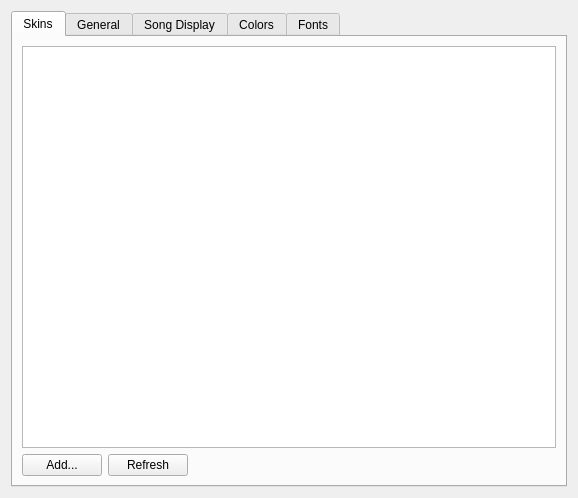
<?xml version="1.0" encoding="UTF-8"?>
<ui version="4.0">
 <class>SkinnedSettings</class>
 <widget class="QWidget" name="SkinnedSettings">
  <property name="geometry">
   <rect>
    <x>0</x>
    <y>0</y>
    <width>578</width>
    <height>498</height>
   </rect>
  </property>
  <property name="windowTitle">
   <string notr="true">Form</string>
  </property>
  <layout class="QGridLayout" name="gridLayout_3">
   <item row="0" column="0">
    <widget class="QTabWidget" name="tabWidget">
     <property name="currentIndex">
      <number>0</number>
     </property>
     <widget class="QWidget" name="tab_4">
      <attribute name="title">
       <string>Skins</string>
      </attribute>
      <layout class="QGridLayout" name="gridLayout_66">
       <item row="0" column="0" colspan="4">
        <widget class="QListWidget" name="listWidget">
         <property name="alternatingRowColors">
          <bool>true</bool>
         </property>
         <property name="movement">
          <enum>QListView::Static</enum>
         </property>
         <property name="flow">
          <enum>QListView::TopToBottom</enum>
         </property>
         <property name="viewMode">
          <enum>QListView::ListMode</enum>
         </property>
         <property name="modelColumn">
          <number>0</number>
         </property>
        </widget>
       </item>
       <item row="1" column="0" colspan="2">
        <widget class="QPushButton" name="skinInstallButton">
         <property name="minimumSize">
          <size>
           <width>0</width>
           <height>0</height>
          </size>
         </property>
         <property name="text">
          <string>Add...</string>
         </property>
         <property name="icon">
          <iconset theme="list-add">
           <normaloff>.</normaloff>.</iconset>
         </property>
        </widget>
       </item>
       <item row="1" column="2">
        <widget class="QPushButton" name="skinReloadButton">
         <property name="minimumSize">
          <size>
           <width>0</width>
           <height>0</height>
          </size>
         </property>
         <property name="text">
          <string>Refresh</string>
         </property>
         <property name="icon">
          <iconset theme="view-refresh">
           <normaloff>.</normaloff>.</iconset>
         </property>
        </widget>
       </item>
       <item row="1" column="3">
        <spacer name="horizontalSpacer">
         <property name="orientation">
          <enum>Qt::Horizontal</enum>
         </property>
         <property name="sizeHint" stdset="0">
          <size>
           <width>40</width>
           <height>20</height>
          </size>
         </property>
        </spacer>
       </item>
      </layout>
     </widget>
     <widget class="QWidget" name="tab">
      <attribute name="title">
       <string>General</string>
      </attribute>
      <layout class="QVBoxLayout" name="verticalLayout">
       <item>
        <widget class="QGroupBox" name="groupBox">
         <property name="title">
          <string>Main Window</string>
         </property>
         <layout class="QGridLayout" name="gridLayout">
          <item row="0" column="0" rowspan="2" colspan="2">
           <widget class="QCheckBox" name="hideOnCloseCheckBox">
            <property name="text">
             <string>Hide on close</string>
            </property>
           </widget>
          </item>
          <item row="0" column="2" rowspan="2">
           <widget class="QCheckBox" name="hiddenCheckBox">
            <property name="text">
             <string>Start hidden</string>
            </property>
           </widget>
          </item>
          <item row="2" column="0" colspan="3">
           <widget class="QCheckBox" name="skinCursorsCheckBox">
            <property name="text">
             <string>Use skin cursors</string>
            </property>
           </widget>
          </item>
          <item row="3" column="0" colspan="3">
           <layout class="QHBoxLayout" name="horizontalLayout">
            <item>
             <widget class="QLabel" name="label_6">
              <property name="text">
               <string>Window title format:</string>
              </property>
             </widget>
            </item>
            <item>
             <widget class="QLineEdit" name="windowTitleLineEdit"/>
            </item>
            <item>
             <widget class="QToolButton" name="windowTitleButton">
              <property name="text">
               <string>...</string>
              </property>
             </widget>
            </item>
           </layout>
          </item>
         </layout>
        </widget>
       </item>
       <item>
        <widget class="QGroupBox" name="groupBox_7">
         <property name="title">
          <string>Transparency</string>
         </property>
         <layout class="QGridLayout" name="gridLayout_4">
          <item row="0" column="0">
           <widget class="QLabel" name="label_3">
            <property name="text">
             <string>Main window</string>
            </property>
           </widget>
          </item>
          <item row="0" column="1">
           <widget class="QSlider" name="mwTransparencySlider">
            <property name="maximum">
             <number>90</number>
            </property>
            <property name="orientation">
             <enum>Qt::Horizontal</enum>
            </property>
           </widget>
          </item>
          <item row="0" column="2">
           <widget class="QLabel" name="mwTransparencyLabel">
            <property name="minimumSize">
             <size>
              <width>25</width>
              <height>0</height>
             </size>
            </property>
            <property name="text">
             <string>0</string>
            </property>
           </widget>
          </item>
          <item row="1" column="0">
           <widget class="QLabel" name="label_9">
            <property name="text">
             <string>Equalizer</string>
            </property>
           </widget>
          </item>
          <item row="1" column="1">
           <widget class="QSlider" name="eqTransparencySlider">
            <property name="maximum">
             <number>90</number>
            </property>
            <property name="orientation">
             <enum>Qt::Horizontal</enum>
            </property>
           </widget>
          </item>
          <item row="1" column="2">
           <widget class="QLabel" name="eqTransparencyLabel">
            <property name="text">
             <string>0</string>
            </property>
           </widget>
          </item>
          <item row="2" column="0">
           <widget class="QLabel" name="label_10">
            <property name="text">
             <string>Playlist</string>
            </property>
           </widget>
          </item>
          <item row="2" column="1">
           <widget class="QSlider" name="plTransparencySlider">
            <property name="maximum">
             <number>90</number>
            </property>
            <property name="orientation">
             <enum>Qt::Horizontal</enum>
            </property>
           </widget>
          </item>
          <item row="2" column="2">
           <widget class="QLabel" name="plTransparencyLabel">
            <property name="text">
             <string>0</string>
            </property>
           </widget>
          </item>
         </layout>
        </widget>
       </item>
       <item>
        <spacer name="verticalSpacer">
         <property name="orientation">
          <enum>Qt::Vertical</enum>
         </property>
         <property name="sizeHint" stdset="0">
          <size>
           <width>20</width>
           <height>40</height>
          </size>
         </property>
        </spacer>
       </item>
      </layout>
     </widget>
     <widget class="QWidget" name="tab_5">
      <attribute name="title">
       <string>Song Display</string>
      </attribute>
      <layout class="QVBoxLayout" name="verticalLayout_3">
       <item>
        <widget class="QGroupBox" name="groupBox_2">
         <property name="title">
          <string>Single Column Mode</string>
         </property>
         <layout class="QVBoxLayout" name="verticalLayout_2">
          <item>
           <widget class="QCheckBox" name="numbersCheckBox">
            <property name="text">
             <string>Show song numbers</string>
            </property>
           </widget>
          </item>
          <item>
           <widget class="QCheckBox" name="lengthsCheckBox">
            <property name="text">
             <string>Show song lengths</string>
            </property>
           </widget>
          </item>
          <item>
           <widget class="QCheckBox" name="alignCheckBox">
            <property name="enabled">
             <bool>false</bool>
            </property>
            <property name="text">
             <string>Align song numbers</string>
            </property>
           </widget>
          </item>
         </layout>
        </widget>
       </item>
       <item>
        <widget class="QCheckBox" name="protocolCheckBox">
         <property name="text">
          <string>Show protocol</string>
         </property>
        </widget>
       </item>
       <item>
        <widget class="QCheckBox" name="anchorCheckBox">
         <property name="text">
          <string>Show anchor</string>
         </property>
        </widget>
       </item>
       <item>
        <widget class="QCheckBox" name="showSplittersCheckBox">
         <property name="text">
          <string>Show splitters</string>
         </property>
        </widget>
       </item>
       <item>
        <widget class="QCheckBox" name="alternateSplitterColorCheckBox">
         <property name="text">
          <string>Alternate splitter color</string>
         </property>
        </widget>
       </item>
       <item>
        <widget class="QCheckBox" name="showNewPLCheckBox">
         <property name="text">
          <string>Show 'New Playlist' button</string>
         </property>
        </widget>
       </item>
       <item>
        <layout class="QHBoxLayout" name="horizontalLayout_2">
         <item>
          <widget class="QLabel" name="label_4">
           <property name="text">
            <string>Playlist separator:</string>
           </property>
          </widget>
         </item>
         <item>
          <widget class="QLineEdit" name="plSeplineEdit">
           <property name="sizePolicy">
            <sizepolicy hsizetype="Minimum" vsizetype="Fixed">
             <horstretch>0</horstretch>
             <verstretch>0</verstretch>
            </sizepolicy>
           </property>
          </widget>
         </item>
         <item>
          <spacer name="horizontalSpacer_3">
           <property name="orientation">
            <enum>Qt::Horizontal</enum>
           </property>
           <property name="sizeHint" stdset="0">
            <size>
             <width>40</width>
             <height>20</height>
            </size>
           </property>
          </spacer>
         </item>
        </layout>
       </item>
       <item>
        <widget class="QCheckBox" name="popupCheckBox">
         <property name="text">
          <string>Show popup information</string>
         </property>
        </widget>
       </item>
       <item>
        <layout class="QHBoxLayout" name="horizontalLayout_3">
         <item>
          <widget class="QPushButton" name="popupTemplateButton">
           <property name="enabled">
            <bool>false</bool>
           </property>
           <property name="text">
            <string>Edit template</string>
           </property>
           <property name="icon">
            <iconset theme="configure">
             <normaloff>.</normaloff>.</iconset>
           </property>
          </widget>
         </item>
         <item>
          <spacer name="horizontalSpacer_2">
           <property name="orientation">
            <enum>Qt::Horizontal</enum>
           </property>
           <property name="sizeHint" stdset="0">
            <size>
             <width>40</width>
             <height>20</height>
            </size>
           </property>
          </spacer>
         </item>
        </layout>
       </item>
       <item>
        <spacer name="verticalSpacer_2">
         <property name="orientation">
          <enum>Qt::Vertical</enum>
         </property>
         <property name="sizeHint" stdset="0">
          <size>
           <width>20</width>
           <height>144</height>
          </size>
         </property>
        </spacer>
       </item>
      </layout>
     </widget>
     <widget class="QWidget" name="tab_3">
      <attribute name="title">
       <string>Colors</string>
      </attribute>
      <layout class="QVBoxLayout" name="verticalLayout_5">
       <item>
        <widget class="QGroupBox" name="groupBox_3">
         <property name="title">
          <string>Playlist Colors</string>
         </property>
         <layout class="QVBoxLayout" name="verticalLayout_4">
          <item>
           <widget class="QCheckBox" name="plSkinColorsCheckBox">
            <property name="text">
             <string>Use skin colors</string>
            </property>
            <property name="checked">
             <bool>true</bool>
            </property>
           </widget>
          </item>
          <item>
           <widget class="QWidget" name="widget_2" native="true">
            <property name="enabled">
             <bool>false</bool>
            </property>
            <layout class="QGridLayout" name="gridLayout_5">
             <property name="leftMargin">
              <number>0</number>
             </property>
             <property name="topMargin">
              <number>0</number>
             </property>
             <property name="rightMargin">
              <number>0</number>
             </property>
             <property name="bottomMargin">
              <number>0</number>
             </property>
             <item row="0" column="0">
              <widget class="QLabel" name="label_7">
               <property name="text">
                <string>Background #1:</string>
               </property>
              </widget>
             </item>
             <item row="0" column="1">
              <widget class="ColorWidget" name="plBg1Color">
               <property name="sizePolicy">
                <sizepolicy hsizetype="Fixed" vsizetype="Fixed">
                 <horstretch>0</horstretch>
                 <verstretch>0</verstretch>
                </sizepolicy>
               </property>
               <property name="minimumSize">
                <size>
                 <width>20</width>
                 <height>20</height>
                </size>
               </property>
               <property name="maximumSize">
                <size>
                 <width>20</width>
                 <height>20</height>
                </size>
               </property>
               <property name="frameShape">
                <enum>QFrame::Box</enum>
               </property>
              </widget>
             </item>
             <item row="0" column="2" rowspan="6" colspan="2">
              <spacer name="horizontalSpacer_5">
               <property name="orientation">
                <enum>Qt::Horizontal</enum>
               </property>
               <property name="sizeHint" stdset="0">
                <size>
                 <width>40</width>
                 <height>43</height>
                </size>
               </property>
              </spacer>
             </item>
             <item row="0" column="4">
              <widget class="QLabel" name="label_12">
               <property name="text">
                <string>Normal text:</string>
               </property>
              </widget>
             </item>
             <item row="0" column="5">
              <widget class="ColorWidget" name="plTextNormalColor">
               <property name="sizePolicy">
                <sizepolicy hsizetype="Fixed" vsizetype="Fixed">
                 <horstretch>0</horstretch>
                 <verstretch>0</verstretch>
                </sizepolicy>
               </property>
               <property name="minimumSize">
                <size>
                 <width>20</width>
                 <height>20</height>
                </size>
               </property>
               <property name="maximumSize">
                <size>
                 <width>20</width>
                 <height>20</height>
                </size>
               </property>
               <property name="frameShape">
                <enum>QFrame::Box</enum>
               </property>
              </widget>
             </item>
             <item row="0" column="6" rowspan="6">
              <spacer name="horizontalSpacer_6">
               <property name="orientation">
                <enum>Qt::Horizontal</enum>
               </property>
               <property name="sizeHint" stdset="0">
                <size>
                 <width>66</width>
                 <height>68</height>
                </size>
               </property>
              </spacer>
             </item>
             <item row="1" column="0">
              <widget class="QLabel" name="label_8">
               <property name="text">
                <string>Background #2:</string>
               </property>
              </widget>
             </item>
             <item row="1" column="1">
              <widget class="ColorWidget" name="plBg2Color">
               <property name="sizePolicy">
                <sizepolicy hsizetype="Fixed" vsizetype="Fixed">
                 <horstretch>0</horstretch>
                 <verstretch>0</verstretch>
                </sizepolicy>
               </property>
               <property name="minimumSize">
                <size>
                 <width>20</width>
                 <height>20</height>
                </size>
               </property>
               <property name="maximumSize">
                <size>
                 <width>20</width>
                 <height>20</height>
                </size>
               </property>
               <property name="frameShape">
                <enum>QFrame::Box</enum>
               </property>
              </widget>
             </item>
             <item row="1" column="4">
              <widget class="QLabel" name="label_13">
               <property name="text">
                <string>Current text:</string>
               </property>
              </widget>
             </item>
             <item row="1" column="5">
              <widget class="ColorWidget" name="plTextCurrentColor">
               <property name="sizePolicy">
                <sizepolicy hsizetype="Fixed" vsizetype="Fixed">
                 <horstretch>0</horstretch>
                 <verstretch>0</verstretch>
                </sizepolicy>
               </property>
               <property name="minimumSize">
                <size>
                 <width>20</width>
                 <height>20</height>
                </size>
               </property>
               <property name="maximumSize">
                <size>
                 <width>20</width>
                 <height>20</height>
                </size>
               </property>
               <property name="frameShape">
                <enum>QFrame::Box</enum>
               </property>
              </widget>
             </item>
             <item row="2" column="0">
              <widget class="QLabel" name="label_11">
               <property name="text">
                <string>Highlighted background:</string>
               </property>
              </widget>
             </item>
             <item row="2" column="1">
              <widget class="ColorWidget" name="plHlColor">
               <property name="sizePolicy">
                <sizepolicy hsizetype="Fixed" vsizetype="Fixed">
                 <horstretch>0</horstretch>
                 <verstretch>0</verstretch>
                </sizepolicy>
               </property>
               <property name="minimumSize">
                <size>
                 <width>20</width>
                 <height>20</height>
                </size>
               </property>
               <property name="maximumSize">
                <size>
                 <width>20</width>
                 <height>20</height>
                </size>
               </property>
               <property name="frameShape">
                <enum>QFrame::Box</enum>
               </property>
              </widget>
             </item>
             <item row="2" column="4">
              <widget class="QLabel" name="label_14">
               <property name="text">
                <string>Highlighted text:</string>
               </property>
              </widget>
             </item>
             <item row="2" column="5">
              <widget class="ColorWidget" name="plTextHlColor">
               <property name="sizePolicy">
                <sizepolicy hsizetype="Fixed" vsizetype="Fixed">
                 <horstretch>0</horstretch>
                 <verstretch>0</verstretch>
                </sizepolicy>
               </property>
               <property name="minimumSize">
                <size>
                 <width>20</width>
                 <height>20</height>
                </size>
               </property>
               <property name="maximumSize">
                <size>
                 <width>20</width>
                 <height>20</height>
                </size>
               </property>
               <property name="frameShape">
                <enum>QFrame::Box</enum>
               </property>
               <property name="frameShadow">
                <enum>QFrame::Plain</enum>
               </property>
              </widget>
             </item>
             <item row="6" column="0" colspan="7">
              <layout class="QHBoxLayout" name="horizontalLayout_5">
               <item>
                <spacer name="horizontalSpacer_7">
                 <property name="orientation">
                  <enum>Qt::Horizontal</enum>
                 </property>
                 <property name="sizeHint" stdset="0">
                  <size>
                   <width>40</width>
                   <height>20</height>
                  </size>
                 </property>
                </spacer>
               </item>
               <item>
                <widget class="QPushButton" name="loadSkinColorsButton">
                 <property name="text">
                  <string>Load skin colors</string>
                 </property>
                </widget>
               </item>
              </layout>
             </item>
             <item row="3" column="4">
              <widget class="QLabel" name="label_16">
               <property name="text">
                <string>Group text:</string>
               </property>
              </widget>
             </item>
             <item row="3" column="5">
              <widget class="ColorWidget" name="plGrTextColor">
               <property name="sizePolicy">
                <sizepolicy hsizetype="Fixed" vsizetype="Fixed">
                 <horstretch>0</horstretch>
                 <verstretch>0</verstretch>
                </sizepolicy>
               </property>
               <property name="minimumSize">
                <size>
                 <width>20</width>
                 <height>20</height>
                </size>
               </property>
               <property name="frameShape">
                <enum>QFrame::Box</enum>
               </property>
               <property name="frameShadow">
                <enum>QFrame::Plain</enum>
               </property>
              </widget>
             </item>
             <item row="3" column="1">
              <widget class="ColorWidget" name="plSplitterColor">
               <property name="sizePolicy">
                <sizepolicy hsizetype="Fixed" vsizetype="Fixed">
                 <horstretch>0</horstretch>
                 <verstretch>0</verstretch>
                </sizepolicy>
               </property>
               <property name="minimumSize">
                <size>
                 <width>20</width>
                 <height>20</height>
                </size>
               </property>
               <property name="maximumSize">
                <size>
                 <width>20</width>
                 <height>20</height>
                </size>
               </property>
               <property name="baseSize">
                <size>
                 <width>20</width>
                 <height>20</height>
                </size>
               </property>
               <property name="frameShape">
                <enum>QFrame::Box</enum>
               </property>
               <property name="frameShadow">
                <enum>QFrame::Plain</enum>
               </property>
              </widget>
             </item>
             <item row="3" column="0">
              <widget class="QLabel" name="label_19">
               <property name="text">
                <string>Splitter:</string>
               </property>
              </widget>
             </item>
            </layout>
           </widget>
          </item>
          <item>
           <layout class="QGridLayout" name="gridLayout_6">
            <item row="1" column="0">
             <widget class="QLabel" name="label_15">
              <property name="enabled">
               <bool>false</bool>
              </property>
              <property name="text">
               <string>Group background:</string>
              </property>
             </widget>
            </item>
            <item row="3" column="1">
             <widget class="ColorWidget" name="plCurrentTrackBgColor">
              <property name="enabled">
               <bool>false</bool>
              </property>
              <property name="sizePolicy">
               <sizepolicy hsizetype="Fixed" vsizetype="Fixed">
                <horstretch>0</horstretch>
                <verstretch>0</verstretch>
               </sizepolicy>
              </property>
              <property name="minimumSize">
               <size>
                <width>20</width>
                <height>20</height>
               </size>
              </property>
              <property name="frameShape">
               <enum>QFrame::Box</enum>
              </property>
              <property name="frameShadow">
               <enum>QFrame::Plain</enum>
              </property>
             </widget>
            </item>
            <item row="3" column="0">
             <widget class="QLabel" name="label_20">
              <property name="enabled">
               <bool>false</bool>
              </property>
              <property name="text">
               <string>Current track background:</string>
              </property>
             </widget>
            </item>
            <item row="3" column="2">
             <spacer name="horizontalSpacer_10">
              <property name="orientation">
               <enum>Qt::Horizontal</enum>
              </property>
              <property name="sizeHint" stdset="0">
               <size>
                <width>189</width>
                <height>20</height>
               </size>
              </property>
             </spacer>
            </item>
            <item row="1" column="1">
             <widget class="ColorWidget" name="plGrBgColor">
              <property name="enabled">
               <bool>false</bool>
              </property>
              <property name="sizePolicy">
               <sizepolicy hsizetype="Fixed" vsizetype="Fixed">
                <horstretch>0</horstretch>
                <verstretch>0</verstretch>
               </sizepolicy>
              </property>
              <property name="minimumSize">
               <size>
                <width>20</width>
                <height>20</height>
               </size>
              </property>
              <property name="frameShape">
               <enum>QFrame::Box</enum>
              </property>
              <property name="frameShadow">
               <enum>QFrame::Plain</enum>
              </property>
             </widget>
            </item>
            <item row="1" column="2">
             <spacer name="horizontalSpacer_9">
              <property name="orientation">
               <enum>Qt::Horizontal</enum>
              </property>
              <property name="sizeHint" stdset="0">
               <size>
                <width>165</width>
                <height>14</height>
               </size>
              </property>
             </spacer>
            </item>
            <item row="2" column="0" colspan="3">
             <widget class="QCheckBox" name="plOverrideCurrentBgCheckBox">
              <property name="text">
               <string>Override current track background</string>
              </property>
             </widget>
            </item>
            <item row="0" column="0" colspan="3">
             <widget class="QCheckBox" name="plOverrideGroupBgCheckBox">
              <property name="text">
               <string>Override group background</string>
              </property>
             </widget>
            </item>
           </layout>
          </item>
         </layout>
        </widget>
       </item>
       <item>
        <spacer name="verticalSpacer_4">
         <property name="orientation">
          <enum>Qt::Vertical</enum>
         </property>
         <property name="sizeHint" stdset="0">
          <size>
           <width>20</width>
           <height>105</height>
          </size>
         </property>
        </spacer>
       </item>
      </layout>
     </widget>
     <widget class="QWidget" name="tab_2">
      <attribute name="title">
       <string>Fonts</string>
      </attribute>
      <layout class="QGridLayout" name="gridLayout_2">
       <item row="0" column="0">
        <widget class="QLabel" name="label">
         <property name="sizePolicy">
          <sizepolicy hsizetype="Preferred" vsizetype="Preferred">
           <horstretch>0</horstretch>
           <verstretch>0</verstretch>
          </sizepolicy>
         </property>
         <property name="text">
          <string>Player:</string>
         </property>
         <property name="alignment">
          <set>Qt::AlignLeading|Qt::AlignLeft|Qt::AlignVCenter</set>
         </property>
        </widget>
       </item>
       <item row="0" column="1">
        <widget class="QLabel" name="mainFontLabel">
         <property name="sizePolicy">
          <sizepolicy hsizetype="Expanding" vsizetype="Preferred">
           <horstretch>0</horstretch>
           <verstretch>0</verstretch>
          </sizepolicy>
         </property>
         <property name="frameShape">
          <enum>QFrame::StyledPanel</enum>
         </property>
         <property name="frameShadow">
          <enum>QFrame::Sunken</enum>
         </property>
         <property name="text">
          <string>???</string>
         </property>
        </widget>
       </item>
       <item row="0" column="2">
        <widget class="QToolButton" name="mainFontButton">
         <property name="text">
          <string>...</string>
         </property>
        </widget>
       </item>
       <item row="1" column="0">
        <widget class="QLabel" name="label_2">
         <property name="sizePolicy">
          <sizepolicy hsizetype="Preferred" vsizetype="Preferred">
           <horstretch>0</horstretch>
           <verstretch>0</verstretch>
          </sizepolicy>
         </property>
         <property name="text">
          <string>Playlist:</string>
         </property>
         <property name="alignment">
          <set>Qt::AlignLeading|Qt::AlignLeft|Qt::AlignVCenter</set>
         </property>
        </widget>
       </item>
       <item row="1" column="1">
        <widget class="QLabel" name="plFontLabel">
         <property name="sizePolicy">
          <sizepolicy hsizetype="Expanding" vsizetype="Preferred">
           <horstretch>0</horstretch>
           <verstretch>0</verstretch>
          </sizepolicy>
         </property>
         <property name="frameShape">
          <enum>QFrame::StyledPanel</enum>
         </property>
         <property name="frameShadow">
          <enum>QFrame::Sunken</enum>
         </property>
         <property name="text">
          <string>???</string>
         </property>
        </widget>
       </item>
       <item row="1" column="2">
        <widget class="QToolButton" name="plFontButton">
         <property name="text">
          <string>...</string>
         </property>
        </widget>
       </item>
       <item row="2" column="0">
        <widget class="QLabel" name="label_5">
         <property name="text">
          <string>Column headers:</string>
         </property>
        </widget>
       </item>
       <item row="2" column="1">
        <widget class="QLabel" name="headerFontLabel">
         <property name="frameShape">
          <enum>QFrame::StyledPanel</enum>
         </property>
         <property name="frameShadow">
          <enum>QFrame::Sunken</enum>
         </property>
         <property name="text">
          <string>???</string>
         </property>
        </widget>
       </item>
       <item row="2" column="2">
        <widget class="QToolButton" name="headerFontButton">
         <property name="text">
          <string>...</string>
         </property>
        </widget>
       </item>
       <item row="3" column="0" colspan="3">
        <layout class="QHBoxLayout" name="horizontalLayout_4">
         <item>
          <spacer name="horizontalSpacer_4">
           <property name="orientation">
            <enum>Qt::Horizontal</enum>
           </property>
           <property name="sizeHint" stdset="0">
            <size>
             <width>348</width>
             <height>20</height>
            </size>
           </property>
          </spacer>
         </item>
         <item>
          <widget class="QPushButton" name="resetFontsButton">
           <property name="text">
            <string>Reset fonts</string>
           </property>
          </widget>
         </item>
        </layout>
       </item>
       <item row="4" column="0" colspan="2">
        <widget class="QCheckBox" name="useBitmapCheckBox">
         <property name="text">
          <string>Use bitmap font if available</string>
         </property>
        </widget>
       </item>
       <item row="5" column="0" colspan="2">
        <spacer name="verticalSpacer_3">
         <property name="orientation">
          <enum>Qt::Vertical</enum>
         </property>
         <property name="sizeHint" stdset="0">
          <size>
           <width>418</width>
           <height>271</height>
          </size>
         </property>
        </spacer>
       </item>
      </layout>
     </widget>
    </widget>
   </item>
  </layout>
 </widget>
 <customwidgets>
  <customwidget>
   <class>ColorWidget</class>
   <extends>QFrame</extends>
   <header location="global">qmmpui/colorwidget.h</header>
   <container>1</container>
  </customwidget>
 </customwidgets>
 <resources/>
 <connections>
  <connection>
   <sender>popupCheckBox</sender>
   <signal>toggled(bool)</signal>
   <receiver>popupTemplateButton</receiver>
   <slot>setEnabled(bool)</slot>
   <hints>
    <hint type="sourcelabel">
     <x>193</x>
     <y>385</y>
    </hint>
    <hint type="destinationlabel">
     <x>140</x>
     <y>424</y>
    </hint>
   </hints>
  </connection>
  <connection>
   <sender>numbersCheckBox</sender>
   <signal>toggled(bool)</signal>
   <receiver>alignCheckBox</receiver>
   <slot>setEnabled(bool)</slot>
   <hints>
    <hint type="sourcelabel">
     <x>166</x>
     <y>98</y>
    </hint>
    <hint type="destinationlabel">
     <x>169</x>
     <y>154</y>
    </hint>
   </hints>
  </connection>
  <connection>
   <sender>plSkinColorsCheckBox</sender>
   <signal>toggled(bool)</signal>
   <receiver>widget_2</receiver>
   <slot>setDisabled(bool)</slot>
   <hints>
    <hint type="sourcelabel">
     <x>109</x>
     <y>85</y>
    </hint>
    <hint type="destinationlabel">
     <x>161</x>
     <y>202</y>
    </hint>
   </hints>
  </connection>
  <connection>
   <sender>plOverrideGroupBgCheckBox</sender>
   <signal>toggled(bool)</signal>
   <receiver>label_15</receiver>
   <slot>setEnabled(bool)</slot>
   <hints>
    <hint type="sourcelabel">
     <x>118</x>
     <y>269</y>
    </hint>
    <hint type="destinationlabel">
     <x>119</x>
     <y>295</y>
    </hint>
   </hints>
  </connection>
  <connection>
   <sender>plOverrideGroupBgCheckBox</sender>
   <signal>toggled(bool)</signal>
   <receiver>plGrBgColor</receiver>
   <slot>setEnabled(bool)</slot>
   <hints>
    <hint type="sourcelabel">
     <x>231</x>
     <y>269</y>
    </hint>
    <hint type="destinationlabel">
     <x>252</x>
     <y>295</y>
    </hint>
   </hints>
  </connection>
  <connection>
   <sender>plOverrideCurrentBgCheckBox</sender>
   <signal>toggled(bool)</signal>
   <receiver>label_20</receiver>
   <slot>setEnabled(bool)</slot>
   <hints>
    <hint type="sourcelabel">
     <x>90</x>
     <y>325</y>
    </hint>
    <hint type="destinationlabel">
     <x>91</x>
     <y>351</y>
    </hint>
   </hints>
  </connection>
  <connection>
   <sender>plOverrideCurrentBgCheckBox</sender>
   <signal>toggled(bool)</signal>
   <receiver>plCurrentTrackBgColor</receiver>
   <slot>setEnabled(bool)</slot>
   <hints>
    <hint type="sourcelabel">
     <x>265</x>
     <y>325</y>
    </hint>
    <hint type="destinationlabel">
     <x>252</x>
     <y>351</y>
    </hint>
   </hints>
  </connection>
 </connections>
</ui>
